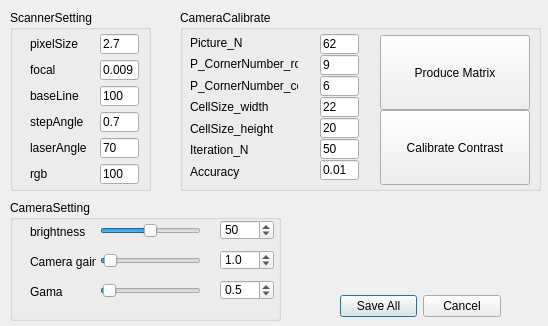
<?xml version="1.0" encoding="UTF-8"?>
<ui version="4.0">
 <class>Configuration</class>
 <widget class="QDialog" name="Configuration">
  <property name="geometry">
   <rect>
    <x>0</x>
    <y>0</y>
    <width>548</width>
    <height>326</height>
   </rect>
  </property>
  <property name="windowTitle">
   <string>Dialog</string>
  </property>
  <widget class="QDialogButtonBox" name="buttonBox">
   <property name="geometry">
    <rect>
     <x>340</x>
     <y>290</y>
     <width>161</width>
     <height>32</height>
    </rect>
   </property>
   <property name="orientation">
    <enum>Qt::Horizontal</enum>
   </property>
   <property name="standardButtons">
    <set>QDialogButtonBox::Cancel|QDialogButtonBox::SaveAll</set>
   </property>
  </widget>
  <widget class="QGroupBox" name="groupBox">
   <property name="geometry">
    <rect>
     <x>180</x>
     <y>10</y>
     <width>361</width>
     <height>181</height>
    </rect>
   </property>
   <property name="title">
    <string>CameraCalibrate</string>
   </property>
   <widget class="QPushButton" name="ProduceMatrix">
    <property name="geometry">
     <rect>
      <x>200</x>
      <y>25</y>
      <width>150</width>
      <height>75</height>
     </rect>
    </property>
    <property name="minimumSize">
     <size>
      <width>0</width>
      <height>75</height>
     </size>
    </property>
    <property name="toolTip">
     <string>&lt;html&gt;&lt;head/&gt;&lt;body&gt;&lt;p&gt;生成畸变校准矩阵&lt;/p&gt;&lt;/body&gt;&lt;/html&gt;</string>
    </property>
    <property name="text">
     <string>Produce Matrix</string>
    </property>
   </widget>
   <widget class="QPushButton" name="ParameterContrast">
    <property name="geometry">
     <rect>
      <x>200</x>
      <y>100</y>
      <width>150</width>
      <height>75</height>
     </rect>
    </property>
    <property name="minimumSize">
     <size>
      <width>0</width>
      <height>75</height>
     </size>
    </property>
    <property name="toolTip">
     <string>&lt;html&gt;&lt;head/&gt;&lt;body&gt;&lt;p&gt;畸变校准测试&lt;/p&gt;&lt;/body&gt;&lt;/html&gt;</string>
    </property>
    <property name="text">
     <string>Calibrate Contrast</string>
    </property>
   </widget>
   <widget class="QLineEdit" name="Picture_N">
    <property name="geometry">
     <rect>
      <x>140</x>
      <y>24</y>
      <width>39</width>
      <height>20</height>
     </rect>
    </property>
    <property name="text">
     <string>62</string>
    </property>
   </widget>
   <widget class="QLabel" name="label">
    <property name="geometry">
     <rect>
      <x>10</x>
      <y>65</y>
      <width>108</width>
      <height>21</height>
     </rect>
    </property>
    <property name="text">
     <string>P_CornerNumber_col</string>
    </property>
   </widget>
   <widget class="QLabel" name="label_6">
    <property name="geometry">
     <rect>
      <x>10</x>
      <y>151</y>
      <width>108</width>
      <height>21</height>
     </rect>
    </property>
    <property name="text">
     <string>Accuracy</string>
    </property>
   </widget>
   <widget class="QLabel" name="label_2">
    <property name="geometry">
     <rect>
      <x>10</x>
      <y>43</y>
      <width>108</width>
      <height>22</height>
     </rect>
    </property>
    <property name="text">
     <string>P_CornerNumber_row</string>
    </property>
   </widget>
   <widget class="QLabel" name="label_4">
    <property name="geometry">
     <rect>
      <x>10</x>
      <y>108</y>
      <width>108</width>
      <height>21</height>
     </rect>
    </property>
    <property name="text">
     <string>CellSize_height</string>
    </property>
   </widget>
   <widget class="QLineEdit" name="P_CornerNumber_col">
    <property name="geometry">
     <rect>
      <x>140</x>
      <y>66</y>
      <width>39</width>
      <height>20</height>
     </rect>
    </property>
    <property name="text">
     <string>6</string>
    </property>
   </widget>
   <widget class="QLineEdit" name="Accuracy">
    <property name="geometry">
     <rect>
      <x>140</x>
      <y>150</y>
      <width>39</width>
      <height>20</height>
     </rect>
    </property>
    <property name="text">
     <string>0.01</string>
    </property>
   </widget>
   <widget class="QLabel" name="label_5">
    <property name="geometry">
     <rect>
      <x>10</x>
      <y>129</y>
      <width>108</width>
      <height>22</height>
     </rect>
    </property>
    <property name="text">
     <string>Iteration_N</string>
    </property>
   </widget>
   <widget class="QLineEdit" name="Iteration_N">
    <property name="geometry">
     <rect>
      <x>140</x>
      <y>129</y>
      <width>39</width>
      <height>20</height>
     </rect>
    </property>
    <property name="text">
     <string>50</string>
    </property>
   </widget>
   <widget class="QLineEdit" name="CellSize_height">
    <property name="geometry">
     <rect>
      <x>140</x>
      <y>108</y>
      <width>39</width>
      <height>20</height>
     </rect>
    </property>
    <property name="text">
     <string>20</string>
    </property>
   </widget>
   <widget class="QLineEdit" name="P_CornerNumber_row">
    <property name="geometry">
     <rect>
      <x>140</x>
      <y>45</y>
      <width>39</width>
      <height>20</height>
     </rect>
    </property>
    <property name="text">
     <string>9</string>
    </property>
   </widget>
   <widget class="QLabel" name="label_3">
    <property name="geometry">
     <rect>
      <x>10</x>
      <y>86</y>
      <width>108</width>
      <height>22</height>
     </rect>
    </property>
    <property name="text">
     <string>CellSize_width</string>
    </property>
   </widget>
   <widget class="QLabel" name="label_7">
    <property name="geometry">
     <rect>
      <x>10</x>
      <y>22</y>
      <width>108</width>
      <height>21</height>
     </rect>
    </property>
    <property name="text">
     <string>Picture_N</string>
    </property>
   </widget>
   <widget class="QLineEdit" name="CellSize_width">
    <property name="geometry">
     <rect>
      <x>140</x>
      <y>87</y>
      <width>39</width>
      <height>20</height>
     </rect>
    </property>
    <property name="text">
     <string>22</string>
    </property>
   </widget>
  </widget>
  <widget class="QGroupBox" name="groupBox_2">
   <property name="geometry">
    <rect>
     <x>10</x>
     <y>200</y>
     <width>271</width>
     <height>121</height>
    </rect>
   </property>
   <property name="title">
    <string>CameraSetting</string>
   </property>
   <widget class="QLabel" name="label_10">
    <property name="geometry">
     <rect>
      <x>20</x>
      <y>50</y>
      <width>66</width>
      <height>24</height>
     </rect>
    </property>
    <property name="text">
     <string>Camera gain</string>
    </property>
   </widget>
   <widget class="QDoubleSpinBox" name="Brightness_spinBoxdouble">
    <property name="enabled">
     <bool>true</bool>
    </property>
    <property name="geometry">
     <rect>
      <x>210</x>
      <y>20</y>
      <width>54</width>
      <height>20</height>
     </rect>
    </property>
    <property name="decimals">
     <number>0</number>
    </property>
    <property name="value">
     <double>50.000000000000000</double>
    </property>
   </widget>
   <widget class="QSlider" name="CameraGama">
    <property name="enabled">
     <bool>true</bool>
    </property>
    <property name="geometry">
     <rect>
      <x>90</x>
      <y>80</y>
      <width>101</width>
      <height>22</height>
     </rect>
    </property>
    <property name="maximum">
     <number>40</number>
    </property>
    <property name="pageStep">
     <number>5</number>
    </property>
    <property name="value">
     <number>1</number>
    </property>
    <property name="orientation">
     <enum>Qt::Horizontal</enum>
    </property>
   </widget>
   <widget class="QLabel" name="label_11">
    <property name="geometry">
     <rect>
      <x>20</x>
      <y>80</y>
      <width>66</width>
      <height>24</height>
     </rect>
    </property>
    <property name="text">
     <string>Gama</string>
    </property>
   </widget>
   <widget class="QSlider" name="CameraGain">
    <property name="enabled">
     <bool>true</bool>
    </property>
    <property name="geometry">
     <rect>
      <x>90</x>
      <y>50</y>
      <width>101</width>
      <height>22</height>
     </rect>
    </property>
    <property name="maximum">
     <number>300</number>
    </property>
    <property name="value">
     <number>10</number>
    </property>
    <property name="orientation">
     <enum>Qt::Horizontal</enum>
    </property>
   </widget>
   <widget class="QLabel" name="label_9">
    <property name="geometry">
     <rect>
      <x>20</x>
      <y>20</y>
      <width>66</width>
      <height>24</height>
     </rect>
    </property>
    <property name="text">
     <string>brightness </string>
    </property>
   </widget>
   <widget class="QDoubleSpinBox" name="Cameragain_spinBoxdouble">
    <property name="enabled">
     <bool>true</bool>
    </property>
    <property name="geometry">
     <rect>
      <x>210</x>
      <y>50</y>
      <width>54</width>
      <height>20</height>
     </rect>
    </property>
    <property name="decimals">
     <number>1</number>
    </property>
    <property name="maximum">
     <double>30.000000000000000</double>
    </property>
    <property name="singleStep">
     <double>0.100000000000000</double>
    </property>
    <property name="value">
     <double>1.000000000000000</double>
    </property>
   </widget>
   <widget class="QDoubleSpinBox" name="Gama_spinBoxdouble">
    <property name="enabled">
     <bool>true</bool>
    </property>
    <property name="geometry">
     <rect>
      <x>210</x>
      <y>80</y>
      <width>54</width>
      <height>20</height>
     </rect>
    </property>
    <property name="decimals">
     <number>1</number>
    </property>
    <property name="maximum">
     <double>4.000000000000000</double>
    </property>
    <property name="singleStep">
     <double>0.100000000000000</double>
    </property>
    <property name="stepType">
     <enum>QAbstractSpinBox::AdaptiveDecimalStepType</enum>
    </property>
    <property name="value">
     <double>0.500000000000000</double>
    </property>
   </widget>
   <widget class="QSlider" name="CameraBrightness">
    <property name="enabled">
     <bool>true</bool>
    </property>
    <property name="geometry">
     <rect>
      <x>90</x>
      <y>20</y>
      <width>101</width>
      <height>22</height>
     </rect>
    </property>
    <property name="minimumSize">
     <size>
      <width>101</width>
      <height>22</height>
     </size>
    </property>
    <property name="maximum">
     <number>1000</number>
    </property>
    <property name="singleStep">
     <number>1</number>
    </property>
    <property name="value">
     <number>500</number>
    </property>
    <property name="orientation">
     <enum>Qt::Horizontal</enum>
    </property>
   </widget>
  </widget>
  <widget class="QGroupBox" name="groupBox_3">
   <property name="geometry">
    <rect>
     <x>10</x>
     <y>10</y>
     <width>141</width>
     <height>181</height>
    </rect>
   </property>
   <property name="title">
    <string>ScannerSetting</string>
   </property>
   <widget class="QLabel" name="Focallabel">
    <property name="geometry">
     <rect>
      <x>20</x>
      <y>50</y>
      <width>60</width>
      <height>20</height>
     </rect>
    </property>
    <property name="text">
     <string>focal</string>
    </property>
   </widget>
   <widget class="QLineEdit" name="pixelSizeLine">
    <property name="geometry">
     <rect>
      <x>90</x>
      <y>50</y>
      <width>39</width>
      <height>20</height>
     </rect>
    </property>
    <property name="text">
     <string>0.009</string>
    </property>
    <property name="echoMode">
     <enum>QLineEdit::Normal</enum>
    </property>
    <property name="dragEnabled">
     <bool>false</bool>
    </property>
    <property name="readOnly">
     <bool>false</bool>
    </property>
   </widget>
   <widget class="QLabel" name="RGBlabel">
    <property name="geometry">
     <rect>
      <x>20</x>
      <y>154</y>
      <width>60</width>
      <height>20</height>
     </rect>
    </property>
    <property name="text">
     <string>rgb</string>
    </property>
   </widget>
   <widget class="QLineEdit" name="baseLineLine">
    <property name="geometry">
     <rect>
      <x>90</x>
      <y>76</y>
      <width>39</width>
      <height>20</height>
     </rect>
    </property>
    <property name="text">
     <string>100</string>
    </property>
   </widget>
   <widget class="QLabel" name="baselinelabel">
    <property name="geometry">
     <rect>
      <x>20</x>
      <y>76</y>
      <width>60</width>
      <height>20</height>
     </rect>
    </property>
    <property name="text">
     <string>baseLine</string>
    </property>
   </widget>
   <widget class="QLineEdit" name="laserAngleLine">
    <property name="geometry">
     <rect>
      <x>90</x>
      <y>128</y>
      <width>39</width>
      <height>20</height>
     </rect>
    </property>
    <property name="text">
     <string>70</string>
    </property>
   </widget>
   <widget class="QLineEdit" name="focalLine">
    <property name="geometry">
     <rect>
      <x>90</x>
      <y>24</y>
      <width>39</width>
      <height>20</height>
     </rect>
    </property>
    <property name="text">
     <string>2.7</string>
    </property>
   </widget>
   <widget class="QLineEdit" name="rgeLine">
    <property name="geometry">
     <rect>
      <x>90</x>
      <y>154</y>
      <width>39</width>
      <height>20</height>
     </rect>
    </property>
    <property name="text">
     <string>100</string>
    </property>
   </widget>
   <widget class="QLabel" name="laserAnglelabel">
    <property name="geometry">
     <rect>
      <x>20</x>
      <y>128</y>
      <width>60</width>
      <height>20</height>
     </rect>
    </property>
    <property name="text">
     <string>laserAngle</string>
    </property>
   </widget>
   <widget class="QLabel" name="stepangleplable">
    <property name="geometry">
     <rect>
      <x>20</x>
      <y>102</y>
      <width>60</width>
      <height>20</height>
     </rect>
    </property>
    <property name="text">
     <string>stepAngle</string>
    </property>
   </widget>
   <widget class="QLineEdit" name="stepAngleLine">
    <property name="geometry">
     <rect>
      <x>90</x>
      <y>102</y>
      <width>39</width>
      <height>20</height>
     </rect>
    </property>
    <property name="text">
     <string>0.7</string>
    </property>
   </widget>
   <widget class="QLabel" name="PixelSizelable">
    <property name="geometry">
     <rect>
      <x>20</x>
      <y>24</y>
      <width>60</width>
      <height>20</height>
     </rect>
    </property>
    <property name="text">
     <string>pixelSize</string>
    </property>
   </widget>
  </widget>
 </widget>
 <resources/>
 <connections>
  <connection>
   <sender>buttonBox</sender>
   <signal>accepted()</signal>
   <receiver>Configuration</receiver>
   <slot>accept()</slot>
   <hints>
    <hint type="sourcelabel">
     <x>248</x>
     <y>254</y>
    </hint>
    <hint type="destinationlabel">
     <x>157</x>
     <y>274</y>
    </hint>
   </hints>
  </connection>
  <connection>
   <sender>buttonBox</sender>
   <signal>rejected()</signal>
   <receiver>Configuration</receiver>
   <slot>reject()</slot>
   <hints>
    <hint type="sourcelabel">
     <x>316</x>
     <y>260</y>
    </hint>
    <hint type="destinationlabel">
     <x>286</x>
     <y>274</y>
    </hint>
   </hints>
  </connection>
 </connections>
</ui>
